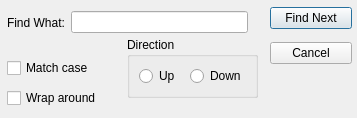
<?xml version="1.0" encoding="UTF-8"?>
<ui version="4.0">
 <class>findDialog</class>
 <widget class="QDialog" name="findDialog">
  <property name="geometry">
   <rect>
    <x>0</x>
    <y>0</y>
    <width>357</width>
    <height>118</height>
   </rect>
  </property>
  <property name="windowTitle">
   <string>Find</string>
  </property>
  <widget class="QCheckBox" name="matchCaseCheck">
   <property name="geometry">
    <rect>
     <x>7</x>
     <y>57</y>
     <width>91</width>
     <height>22</height>
    </rect>
   </property>
   <property name="text">
    <string>Match case</string>
   </property>
  </widget>
  <widget class="QCheckBox" name="wrapAroundCheck">
   <property name="geometry">
    <rect>
     <x>7</x>
     <y>87</y>
     <width>91</width>
     <height>22</height>
    </rect>
   </property>
   <property name="text">
    <string>Wrap around</string>
   </property>
  </widget>
  <widget class="QGroupBox" name="groupBox">
   <property name="geometry">
    <rect>
     <x>127</x>
     <y>37</y>
     <width>131</width>
     <height>61</height>
    </rect>
   </property>
   <property name="title">
    <string>Direction</string>
   </property>
   <layout class="QHBoxLayout" name="horizontalLayout_3">
    <item>
     <layout class="QHBoxLayout" name="horizontalLayout_2">
      <item>
       <widget class="QRadioButton" name="upRadio">
        <property name="text">
         <string>Up</string>
        </property>
       </widget>
      </item>
      <item>
       <widget class="QRadioButton" name="downRadio">
        <property name="text">
         <string>Down</string>
        </property>
       </widget>
      </item>
     </layout>
    </item>
   </layout>
  </widget>
  <widget class="QWidget" name="layoutWidget">
   <property name="geometry">
    <rect>
     <x>7</x>
     <y>7</y>
     <width>241</width>
     <height>31</height>
    </rect>
   </property>
   <layout class="QHBoxLayout" name="horizontalLayout">
    <item>
     <widget class="QLabel" name="label">
      <property name="text">
       <string>Find What:</string>
      </property>
     </widget>
    </item>
    <item>
     <widget class="QLineEdit" name="findText"/>
    </item>
   </layout>
  </widget>
  <widget class="QWidget" name="layoutWidget">
   <property name="geometry">
    <rect>
     <x>270</x>
     <y>0</y>
     <width>82</width>
     <height>71</height>
    </rect>
   </property>
   <layout class="QVBoxLayout" name="verticalLayout">
    <item>
     <widget class="QPushButton" name="findNextBttn">
      <property name="text">
       <string>Find Next</string>
      </property>
     </widget>
    </item>
    <item>
     <widget class="QPushButton" name="cancelBttn">
      <property name="text">
       <string>Cancel</string>
      </property>
     </widget>
    </item>
   </layout>
  </widget>
 </widget>
 <resources/>
 <connections/>
</ui>
